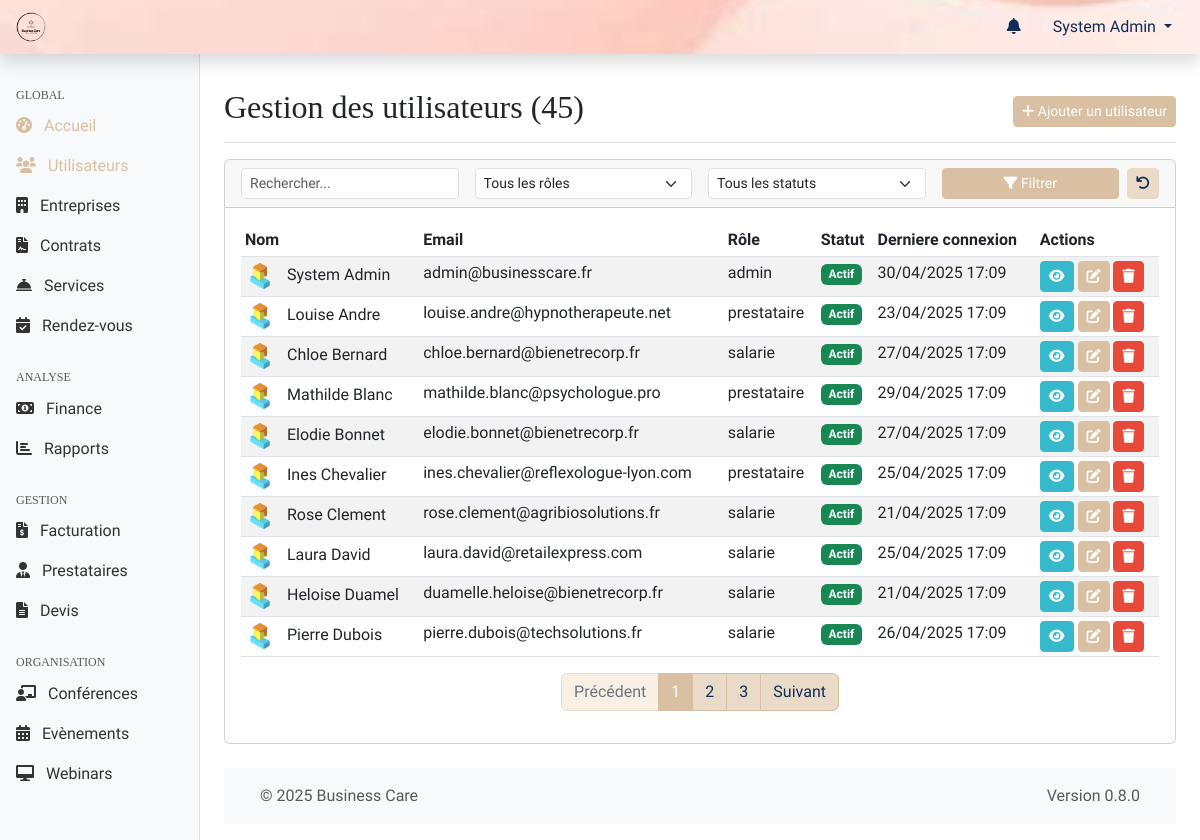
The page /web-admin/modules/users/index.php (signed in) on the database its author committed.
### tables this page shows
CREATE TABLE personnes (
    id INT PRIMARY KEY AUTO_INCREMENT,
    nom VARCHAR(100) NOT NULL,
    prenom VARCHAR(100) NOT NULL,
    email VARCHAR(255) UNIQUE NOT NULL,
    mot_de_passe VARCHAR(255) NOT NULL,
    telephone VARCHAR(20),
    date_naissance DATE,
    genre ENUM('M', 'F', 'Autre'),
    photo_url VARCHAR(255),
    role_id INT NOT NULL,
    entreprise_id INT,
    site_id INT NULL,
    statut ENUM('actif', 'inactif', 'en_attente', 'suspendu') DEFAULT 'actif',
    derniere_connexion DATETIME,
    created_at TIMESTAMP DEFAULT CURRENT_TIMESTAMP,
    updated_at TIMESTAMP DEFAULT CURRENT_TIMESTAMP ON UPDATE CURRENT_TIMESTAMP,
    FOREIGN KEY (role_id) REFERENCES roles(id),
    FOREIGN KEY (entreprise_id) REFERENCES entreprises(id) ON DELETE SET NULL ON UPDATE CASCADE,
    FOREIGN KEY (site_id) REFERENCES sites(id) ON DELETE SET NULL ON UPDATE CASCADE,
    INDEX idx_email (email),
    INDEX idx_role (role_id),
    INDEX idx_entreprise (entreprise_id)
);

CREATE TABLE roles (
    id INT PRIMARY KEY AUTO_INCREMENT,
    nom VARCHAR(50) NOT NULL UNIQUE,
    description TEXT,
    created_at TIMESTAMP DEFAULT CURRENT_TIMESTAMP,
    INDEX idx_nom (nom)
);

### web-admin/includes/page_functions/modules/users.php (called while the page is built, shortened)
<?php
function usersGetList($page = 1, $perPage = DEFAULT_ITEMS_PER_PAGE, $search = '', $roleId = 0, $entrepriseId = 0, $statut = '') {
        $params = [];
    $conditions = [];
    $whereSql = !empty($conditions) ? "WHERE " . implode(' AND ', $conditions) : '';
    $countSql = "SELECT COUNT(p.id) FROM personnes p {$whereSql}";
    $totalUsers = executeQuery($countSql, $params)->fetchColumn();
    $totalPages = ceil($totalUsers / $perPage);
    $page = max(1, min($page, $totalPages));
    $offset = ($page - 1) * $perPage;
    $sql = "SELECT p.*, r.nom as role_name, e.nom as entreprise_nom
            FROM personnes p
            LEFT JOIN roles r ON p.role_id = r.id
            LEFT JOIN entreprises e ON p.entreprise_id = e.id
            {$whereSql}
            ORDER BY p.nom, p.prenom ASC LIMIT ?, ?";
    $paramsWithPagination = array_merge($params, [$offset, $perPage]);
    $users = executeQuery($sql, $paramsWithPagination)->fetchAll();
    return [
        'users' => $users,
        'currentPage' => $page,
        'totalPages' => $totalPages,
        'totalItems' => $totalUsers,
        'perPage' => $perPage
    ];
}

### shared/web-admin/db.php (called while the page is built, shortened)
<?php
function getDbConnection()
{
    static $pdo = null;
    if ($pdo === null) {
        $dsn = "mysql:host=" . DB_HOST . ";dbname=" . DB_NAME . ";charset=" . DB_CHARSET;
        $options = [
            PDO::ATTR_ERRMODE => PDO::ERRMODE_EXCEPTION,
            PDO::ATTR_DEFAULT_FETCH_MODE => PDO::FETCH_ASSOC,
            PDO::ATTR_EMULATE_PREPARES => false,
        ];
        try {
            $pdo = new PDO($dsn, DB_USER, DB_PASS, $options);
        } catch (PDOException $e) {
            die("[FAILURE] Connexion à la base de données impossible. Veuillez réessayer plus tard. ERREUR: " . $e->getMessage());
        }
    }
    return $pdo;
}
function executeQuery($sql, $params = [])
{
    try {
        $pdo = getDbConnection();
        $stmt = $pdo->prepare($sql);
        $stmt->execute($params);
        return $stmt;
    } catch (PDOException $e) {
        die("[FAILURE] Impossible d'exécuter la requête: " . $e->getMessage());
    }
}

### web-admin/modules/users/index.php (the view, shortened to what this page needs)
<?php
require_once '../../includes/page_functions/modules/users.php';
$queryData = getQueryData();
$page = $queryData['page'] ?? 1;
$search = $queryData['search'] ?? '';
$role = $queryData['role'] ?? 0;
$statut = $queryData['statut'] ?? '';
$result = usersGetList($page, DEFAULT_ITEMS_PER_PAGE, $search, $role, 0, $statut);
$users = $result['users'];
$totalPages = $result['totalPages'];
$totalUsers = $result['totalItems'];
$currentPage = $result['currentPage'];
$itemsPerPage = $result['perPage'];
include '../../templates/header.php';
?>
<div class="container-fluid">
    <div class="row">
        <?php include '../../templates/sidebar.php'; ?>
        <main class="col-md-9 ms-sm-auto col-lg-10 px-md-4">
            <div class="d-flex justify-content-between flex-wrap flex-md-nowrap align-items-center pt-3 pb-2 mb-3 border-bottom">
                <h1 class="h2"><?php echo "Gestion des utilisateurs ({$totalUsers})"; ?></h1>
                <div class="btn-toolbar mb-2 mb-md-0">
                    <a href="<?php echo WEBADMIN_URL; ?>/modules/users/add.php" class="btn btn-sm btn-primary">
                        <i class="fas fa-plus"></i> Ajouter un utilisateur
                    </a>
                </div>
            </div>
            <div class="card mb-4">
                <div class="card-header">
                    <form action="<?php echo WEBADMIN_URL; ?>/modules/users/index.php" method="get" class="row g-3 align-items-center">
                        <div class="col-md-3">
                            <input type="text" class="form-control form-control-sm" id="search" name="search" value="<?php echo htmlspecialchars($search); ?>" placeholder="Rechercher...">
                        </div>
                        <div class="col-md-3">
                            <select name="role" id="role" class="form-select form-select-sm">
                                <option value="0">Tous les rôles</option>
                            </select>
                        </div>
                        <div class="col-md-3">
                            <select name="statut" id="statut" class="form-select form-select-sm">
                                <option value="">Tous les statuts</option>
                            </select>
                        </div>
                        <div class="col-md-3 d-flex">
                            <button type="submit" class="btn btn-sm btn-primary w-100 me-2">
                                <i class="fas fa-filter"></i> Filtrer
                            </button>
                            <a href="<?php echo WEBADMIN_URL; ?>/modules/users/index.php" class="btn btn-sm btn-secondary" data-bs-toggle="tooltip" title="Réinitialiser les filtres">
                                    <i class="fas fa-undo"></i>
                                </a>
                        </div>
                    </form>
                </div>
                <div class="card-body">
                    <?php if (!empty($users)): ?>
                    <div class="table-responsive">
                        <table class="table table-striped table-hover table-sm">
                            <thead>
                                <tr>
                                    <th>Nom</th>
                                    <th>Email</th>
                                    <th>Rôle</th>
                                    <th>Statut</th>
                                    <th>Derniere connexion</th>
                                    <th>Actions</th>
                                </tr>
                            </thead>
                            <tbody>
                                <?php foreach ($users as $user): ?>
                                <tr>
                                    <td>
                                        <?php if ($user['photo_url']): ?>
                                        <img src="<?php echo htmlspecialchars(ROOT_URL . $user['photo_url']); ?>" alt="Profil" class="rounded-circle me-2" width="30" height="30" style="object-fit: cover;">
                                        <?php endif; ?>
                                        <?php echo htmlspecialchars($user['prenom'] . ' ' . $user['nom']); ?>
                                    </td>
                                    <td><?php echo htmlspecialchars($user['email']); ?></td>
                                    <td><?php echo htmlspecialchars($user['role_name'] ?? '-'); ?></td>
                                    <td><?php echo getStatusBadge($user['statut']); ?></td>
                                    <td><?php echo $user['derniere_connexion'] ? formatDate($user['derniere_connexion']) : 'Jamais'; ?></td>
                                    <td class="table-actions">
                                        <a href="<?php echo WEBADMIN_URL; ?>/modules/users/view.php?id=<?php echo $user['id']; ?>" class="btn btn-sm btn-info" data-bs-toggle="tooltip" title="Voir">
                                            <i class="fas fa-eye"></i>
                                        </a>
                                        <a href="<?php echo WEBADMIN_URL; ?>/modules/users/edit.php?id=<?php echo $user['id']; ?>" class="btn btn-sm btn-primary" data-bs-toggle="tooltip" title="Modifier">
                                            <i class="fas fa-edit"></i>
                                        </a>
                                        <a href="<?php echo WEBADMIN_URL; ?>/modules/users/delete.php?id=<?php echo $user['id']; ?>&csrf_token=<?php echo generateToken(); ?>" class="btn btn-sm btn-danger btn-delete"
                                           data-user-id="<?php echo $user['id']; ?>"
                                           data-user-name="<?php echo htmlspecialchars($user['prenom'] . ' ' . $user['nom']); ?>"
                                           data-bs-toggle="tooltip"
                                           title="Supprimer">
                                            <i class="fas fa-trash"></i>
                                        </a>
                                    </td>
                                </tr>
                                <?php endforeach; ?>
                            </tbody>
                        </table>
                    </div>
                    <?php
                    $paginationInfo = [
                        'currentPage' => $currentPage,
                        'totalPages' => $totalPages,
                        'totalItems' => $totalUsers,
                        'itemsPerPage' => $itemsPerPage
                    ];
                    $urlParams = array_filter(['search' => $search, 'role' => $role, 'statut' => $statut]);
                    $urlPattern = WEBADMIN_URL . '/modules/users/index.php?' . http_build_query($urlParams) . (empty($urlParams) ? '' : '&') . 'page={page}';
                    ?>
                    <div class="d-flex justify-content-center">
                        <?php echo renderPagination($paginationInfo, $urlPattern); ?>
                    </div>
                    <?php endif; ?>
                </div>
            </div>
            <?php include '../../templates/footer.php'; ?>
        </main>
    </div>
</div>

### shared/web-admin/functions.php (shortened to what this page needs)
<?php
require_once 'db.php';
function formatDate($date, $format = DEFAULT_DATE_FORMAT)
{
    $timestamp = strtotime($date);
    return date($format, $timestamp);
}
function sanitizeInput($input)
{
    return $input;
}
function getQueryData()
{
    return sanitizeInput($_GET);
}
function generateToken()
{
    return $_SESSION['csrf_token'];
}
function getStatusBadge($status)
{
    $badges = [
        'actif' => 'success',
        'inactif' => 'danger',
        'en_attente' => 'warning',
        'suspendu' => 'secondary',
        'expiré' => 'danger',
        'résilié' => 'danger',
        'accepté' => 'success',
        'refusé' => 'danger',
        'confirmé' => 'success',
        'annulé' => 'danger',
        'terminé' => 'secondary',
        'planifié' => 'primary',
        'no_show' => 'danger',
        'payée' => 'success',
        'impayée' => 'danger',
        'retard' => 'warning'
    ];
    $class = isset($badges[$status]) ? $badges[$status] : 'primary';
    return '<span class="badge bg-' . $class . '">' . ucfirst($status) . '</span>';
}
function renderPagination($pagination, $urlPattern)
{
    $html = '<nav aria-label="Page navigation"><ul class="pagination">';
    $prevDisabled = $pagination['currentPage'] <= 1 ? ' disabled' : '';
    $prevUrl = str_replace('{page}', $pagination['currentPage'] - 1, $urlPattern);
    $html .= '<li class="page-item' . $prevDisabled . '"><a class="page-link" href="' . $prevUrl . '">Précédent</a></li>';
    $startPage = max(1, $pagination['currentPage'] - 2);
    $endPage = min($pagination['totalPages'], $pagination['currentPage'] + 2);
    for ($i = $startPage; $i <= $endPage; $i++) {
        $active = $i == $pagination['currentPage'] ? ' active' : '';
        $url = str_replace('{page}', $i, $urlPattern);
        $html .= '<li class="page-item' . $active . '"><a class="page-link" href="' . $url . '">' . $i . '</a></li>';
    }
    $nextDisabled = $pagination['currentPage'] >= $pagination['totalPages'] ? ' disabled' : '';
    $nextUrl = str_replace('{page}', $pagination['currentPage'] + 1, $urlPattern);
    $html .= '<li class="page-item' . $nextDisabled . '"><a class="page-link" href="' . $nextUrl . '">Suivant</a></li>';
    $html .= '</ul></nav>';
    return $html;
}

### rows shown on the page
personnes: photo_url (placeholder picture), prenom+nom "System Admin", email "admin@businesscare.fr", role.nom "admin", statut "Actif", derniere_connexion "30/04/2025 17:09"
personnes: photo_url (placeholder picture), prenom+nom "Louise Andre", email "louise.andre@hypnotherapeute.net", role.nom "prestataire", statut "Actif", derniere_connexion "23/04/2025 17:09"
personnes: photo_url (placeholder picture), prenom+nom "Chloe Bernard", email "chloe.bernard@bienetrecorp.fr", role.nom "salarie", statut "Actif", derniere_connexion "27/04/2025 17:09"
personnes: photo_url (placeholder picture), prenom+nom "Mathilde Blanc", email "mathilde.blanc@psychologue.pro", role.nom "prestataire", statut "Actif", derniere_connexion "29/04/2025 17:09"
personnes: photo_url (placeholder picture), prenom+nom "Elodie Bonnet", email "elodie.bonnet@bienetrecorp.fr", role.nom "salarie", statut "Actif", derniere_connexion "27/04/2025 17:09"
personnes: photo_url (placeholder picture), prenom+nom "Ines Chevalier", email "ines.chevalier@reflexologue-lyon.com", role.nom "prestataire", statut "Actif", derniere_connexion "25/04/2025 17:09"
personnes: photo_url (placeholder picture), prenom+nom "Rose Clement", email "rose.clement@agribiosolutions.fr", role.nom "salarie", statut "Actif", derniere_connexion "21/04/2025 17:09"
personnes: photo_url (placeholder picture), prenom+nom "Laura David", email "laura.david@retailexpress.com", role.nom "salarie", statut "Actif", derniere_connexion "25/04/2025 17:09"
personnes: photo_url (placeholder picture), prenom+nom "Heloise Duamel", email "duamelle.heloise@bienetrecorp.fr", role.nom "salarie", statut "Actif", derniere_connexion "21/04/2025 17:09"
personnes: photo_url (placeholder picture), prenom+nom "Pierre Dubois", email "pierre.dubois@techsolutions.fr", role.nom "salarie", statut "Actif", derniere_connexion "26/04/2025 17:09"

### other values the page prints
$_SESSION['user_name'] "System Admin"
$totalUsers "45"
APP_VERSION "0.8.0"
